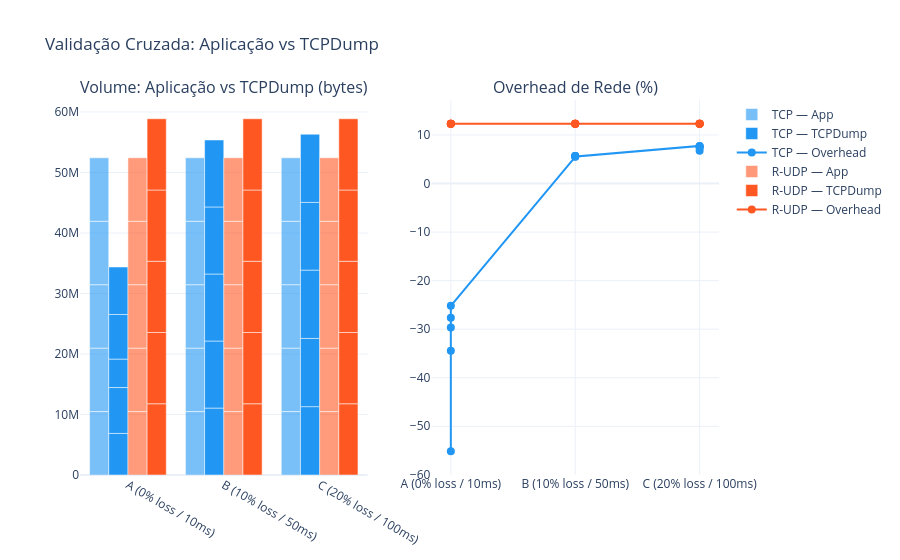

Notebook source saved alongside this figure:
### Markdown cell above
## 6. Gráfico 4 — Validação cruzada: Aplicação vs TCPDump

### Code cell
if not tcpdump_df.empty:
    merged = app_df.groupby(['scenario', 'protocol'])['bytes_sent'].mean().reset_index()
    merged.columns = ['scenario', 'protocol', 'app_bytes']
    merged = merged.merge(
        tcpdump_df[['scenario', 'protocol', 'tcpdump_bytes']],
        on=['scenario', 'protocol'], how='left'
    )
    merged['overhead_pct'] = (
        (merged['tcpdump_bytes'] - merged['app_bytes']) / merged['app_bytes'] * 100
    ).round(2)
    merged['scenario_label'] = merged['scenario'].map(SCENARIO_LABELS)

    fig = make_subplots(rows=1, cols=2, subplot_titles=[
        'Volume: Aplicação vs TCPDump (bytes)',
        'Overhead de Rede (%)'
    ])
    for proto, color in COLORS.items():
        sub = merged[merged['protocol'] == proto]
        fig.add_trace(go.Bar(
            name=f'{proto} — App', x=sub['scenario_label'], y=sub['app_bytes'],
            marker_color=color, opacity=0.6, showlegend=True,
        ), row=1, col=1)
        fig.add_trace(go.Bar(
            name=f'{proto} — TCPDump', x=sub['scenario_label'], y=sub['tcpdump_bytes'],
            marker_color=color, opacity=1.0, showlegend=True,
        ), row=1, col=1)
        fig.add_trace(go.Scatter(
            name=f'{proto} — Overhead', x=sub['scenario_label'], y=sub['overhead_pct'],
            mode='lines+markers', marker=dict(color=color, size=8),
        ), row=1, col=2)

    fig.update_layout(
        title='Validação Cruzada: Aplicação vs TCPDump',
        template='plotly_white', font=dict(size=12), barmode='group'
    )
    fig.write_html(os.path.join(PLOTS_DIR, 'cross_validation.html'))
    fig.show()
    show_png('cross_validation.png')

    merged.to_csv(os.path.join(PLOTS_DIR, 'cross_validation_table.csv'), index=False)
    print(merged[['scenario', 'protocol', 'app_bytes', 'tcpdump_bytes', 'overhead_pct']].to_string(index=False))
else:
    print('[SKIP] CSVs do TCPDump não encontrados')

### Figure 1 — Plotly figure (JSON) as saved in the notebook; plotly's stock layout.template omitted (floating-point values rounded to 4 significant figures)
{"data": [{"marker": {"color": "#2196F3"}, "name": "TCP — App", "opacity": 0.6, "showlegend": true, "type": "bar", "x": ["A (0% loss / 10ms)", "A (0% loss / 10ms)", "A (0% loss / 10ms)", "A (0% loss / 10ms)", "A (0% loss / 10ms)", "B (10% loss / 50ms)", "B (10% loss / 50ms)", "B (10% loss / 50ms)", "B (10% loss / 50ms)", "B (10% loss / 50ms)", "C (20% loss / 100ms)", "C (20% loss / 100ms)", "C (20% loss / 100ms)", "C (20% loss / 100ms)", "C (20% loss / 100ms)"], "xaxis": "x", "y": [10485760, 10485760, 10485760, 10485760, 10485760, 10485760, 10485760, 10485760, 10485760, 10485760, 10485760, 10485760, 10485760, 10485760, 10485760], "yaxis": "y"}, {"marker": {"color": "#2196F3"}, "name": "TCP — TCPDump", "opacity": 1, "showlegend": true, "type": "bar", "x": ["A (0% loss / 10ms)", "A (0% loss / 10ms)", "A (0% loss / 10ms)", "A (0% loss / 10ms)", "A (0% loss / 10ms)", "B (10% loss / 50ms)", "B (10% loss / 50ms)", "B (10% loss / 50ms)", "B (10% loss / 50ms)", "B (10% loss / 50ms)", "C (20% loss / 100ms)", "C (20% loss / 100ms)", "C (20% loss / 100ms)", "C (20% loss / 100ms)", "C (20% loss / 100ms)"], "xaxis": "x", "y": [6872221, 7583907, 4703875, 7374644, 7844717, 11062957, 11081645, 11077825, 11082072, 11067996, 11297657, 11276377, 11290952, 11194659, 11265311], "yaxis": "y"}, {"marker": {"color": "#2196F3", "size": 8}, "mode": "lines+markers", "name": "TCP — Overhead", "type": "scatter", "x": ["A (0% loss / 10ms)", "A (0% loss / 10ms)", "A (0% loss / 10ms)", "A (0% loss / 10ms)", "A (0% loss / 10ms)", "B (10% loss / 50ms)", "B (10% loss / 50ms)", "B (10% loss / 50ms)", "B (10% loss / 50ms)", "B (10% loss / 50ms)", "C (20% loss / 100ms)", "C (20% loss / 100ms)", "C (20% loss / 100ms)", "C (20% loss / 100ms)", "C (20% loss / 100ms)"], "xaxis": "x2", "y": [-34.46, -27.67, -55.14, -29.67, -25.19, 5.5, 5.68, 5.65, 5.69, 5.55, 7.74, 7.54, 7.68, 6.76, 7.43], "yaxis": "y2"}, {"marker": {"color": "#FF5722"}, "name": "R-UDP — App", "opacity": 0.6, "showlegend": true, "type": "bar", "x": ["A (0% loss / 10ms)", "A (0% loss / 10ms)", "A (0% loss / 10ms)", "A (0% loss / 10ms)", "A (0% loss / 10ms)", "B (10% loss / 50ms)", "B (10% loss / 50ms)", "B (10% loss / 50ms)", "B (10% loss / 50ms)", "B (10% loss / 50ms)", "C (20% loss / 100ms)", "C (20% loss / 100ms)", "C (20% loss / 100ms)", "C (20% loss / 100ms)", "C (20% loss / 100ms)"], "xaxis": "x", "y": [10485760, 10485760, 10485760, 10485760, 10485760, 10485760, 10485760, 10485760, 10485760, 10485760, 10485760, 10485760, 10485760, 10485760, 10485760], "yaxis": "y"}, {"marker": {"color": "#FF5722"}, "name": "R-UDP — TCPDump", "opacity": 1, "showlegend": true, "type": "bar", "x": ["A (0% loss / 10ms)", "A (0% loss / 10ms)", "A (0% loss / 10ms)", "A (0% loss / 10ms)", "A (0% loss / 10ms)", "B (10% loss / 50ms)", "B (10% loss / 50ms)", "B (10% loss / 50ms)", "B (10% loss / 50ms)", "B (10% loss / 50ms)", "C (20% loss / 100ms)", "C (20% loss / 100ms)", "C (20% loss / 100ms)", "C (20% loss / 100ms)", "C (20% loss / 100ms)"], "xaxis": "x", "y": [11776631, 11776631, 11776631, 11776631, 11776631, 11776631, 11776631, 11776631, 11776631, 11776631, 11776631, 11776631, 11776631, 11776631, 11776505], "yaxis": "y"}, {"marker": {"color": "#FF5722", "size": 8}, "mode": "lines+markers", "name": "R-UDP — Overhead", "type": "scatter", "x": ["A (0% loss / 10ms)", "A (0% loss / 10ms)", "A (0% loss / 10ms)", "A (0% loss / 10ms)", "A (0% loss / 10ms)", "B (10% loss / 50ms)", "B (10% loss / 50ms)", "B (10% loss / 50ms)", "B (10% loss / 50ms)", "B (10% loss / 50ms)", "C (20% loss / 100ms)", "C (20% loss / 100ms)", "C (20% loss / 100ms)", "C (20% loss / 100ms)", "C (20% loss / 100ms)"], "xaxis": "x2", "y": [12.31, 12.31, 12.31, 12.31, 12.31, 12.31, 12.31, 12.31, 12.31, 12.31, 12.31, 12.31, 12.31, 12.31, 12.31], "yaxis": "y2"}], "layout": {"annotations": [{"font": {"size": 16}, "showarrow": false, "text": "Volume: Aplicação vs TCPDump (bytes)", "x": 0.225, "xanchor": "center", "xref": "paper", "y": 1, "yanchor": "bottom", "yref": "paper"}, {"font": {"size": 16}, "showarrow": false, "text": "Overhead de Rede (%)", "x": 0.775, "xanchor": "center", "xref": "paper", "y": 1, "yanchor": "bottom", "yref": "paper"}], "barmode": "group", "font": {"size": 12}, "title": {"text": "Validação Cruzada: Aplicação vs TCPDump"}, "xaxis": {"anchor": "y", "domain": [0, 0.45]}, "xaxis2": {"anchor": "y2", "domain": [0.55, 1]}, "yaxis": {"anchor": "x", "domain": [0, 1]}, "yaxis2": {"anchor": "x2", "domain": [0, 1]}}}
